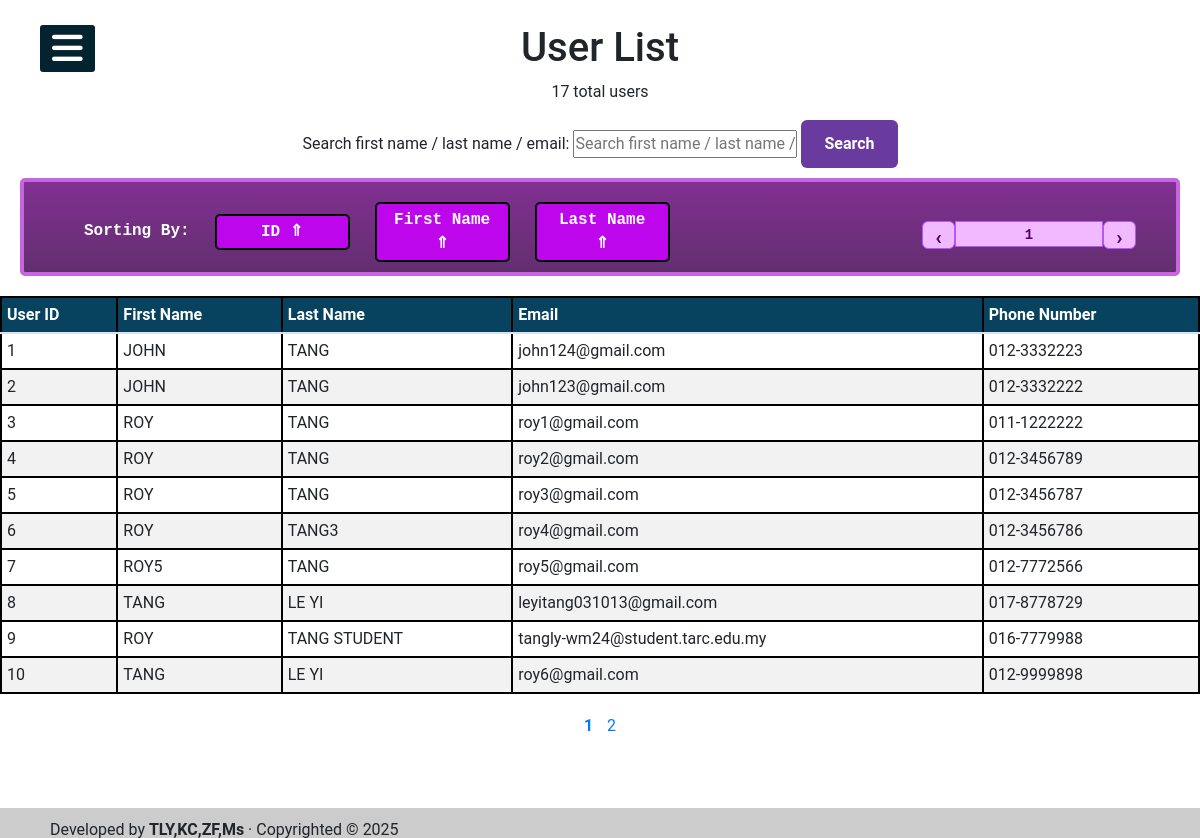
/admin/user_list.php (signed in), run on the app's committed database.
### tables this page shows
CREATE TABLE `user` (
  `userID` int(10) NOT NULL,
  `fname` varchar(100) NOT NULL,
  `lname` varchar(100) NOT NULL,
  `email` varchar(100) NOT NULL,
  `phoneNo` varchar(50) NOT NULL,
  `userPhoto` varchar(100) NOT NULL,
  `password` varchar(255) NOT NULL,
  `reset_code` varchar(6) DEFAULT NULL,
  `reset_expiry` datetime DEFAULT NULL
);

### admin/user_list.php (the view, shortened to what this page needs)
<?php
require '../_base.php';
include 'admin_head.php';
$currentIdSort = $_GET['sort_id'] ?? null;
$currentFNameSort = $_GET['sort_fname'] ?? null;
$currentLNameSort = $_GET['sort_lname'] ?? null;
$nextIdSort = ($currentIdSort === 'asc') ? 'desc' : 'asc';
$nextFNameSort = ($currentFNameSort === 'asc') ? 'desc' : 'asc';
$nextLNameSort = ($currentLNameSort === 'asc') ? 'desc' : 'asc';
if ($currentIdSort !== null) {
    $order = "userID " . ($currentIdSort === 'asc' ? "ASC" : "DESC");
} elseif ($currentFNameSort !== null) {
    $order = "fname " . ($currentFNameSort === 'asc' ? "ASC" : "DESC");
} elseif ($currentLNameSort !== null) {
    $order = "lname " . ($currentLNameSort === 'asc' ? "ASC" : "DESC");
} else {
    $order = "userID ASC";
}
$itemsPerPage = 10;
$page = isset($_GET['page']) && is_numeric($_GET['page']) && $_GET['page'] > 0 ? (int) $_GET['page'] : 1;
$search = trim($_GET['search'] ?? '');
$sqlCount = "SELECT COUNT(*) FROM user WHERE 1";
$stmCount = $_db->prepare($sqlCount);
$stmCount->execute();
$totalUsers = (int)$stmCount->fetchColumn();
$totalPages = ceil($totalUsers / $itemsPerPage);
$offset = ($page - 1) * $itemsPerPage;
$sqlData = "SELECT * FROM user WHERE 1";
$sqlData .= " ORDER BY $order LIMIT :limit OFFSET :offset";
$stm = $_db->prepare($sqlData);
$stm->bindValue(':limit', $itemsPerPage, PDO::PARAM_INT);
$stm->bindValue(':offset', $offset, PDO::PARAM_INT);
$stm->execute();
$users = $stm->fetchAll(PDO::FETCH_ASSOC);
function buildQueryString(array $overrides = []): string {
    $keepKeys = [ 'sort_id', 'sort_fname', 'sort_lname', 'page', 'search' ];
    $parts = [];
    foreach ($keepKeys as $key) {
        if (array_key_exists($key, $overrides)) {
            $val = $overrides[$key];
            if ($val === null) continue;
            if (is_array($val)) {
                foreach ($val as $v) {
                    $parts[] = urlencode($key) . '[]=' . urlencode((string)$v);
                }
            } else {
                $parts[] = urlencode($key) . '=' . urlencode((string)$val);
            }
            continue;
        }
    }
    return $parts ? '?' . implode('&', $parts) : '';
}
?>
<section>
<main>
    <h1 class="text-center">User List</h1>
    <p class="text-center"><?= $totalUsers ?> total users</p>
    <form class="text-center" method="get" role="search">
        <label for="search-input" class="visually-hidden">Search first name / last name / email:</label>
        <input id="search-input" name="search" value="<?= htmlspecialchars($search) ?>" placeholder="Search first name / last name / email" type="text">
        <button type="submit">Search</button>
        <div class="sort_bar">
            <div class="sorting_left">
                <h5>Sorting By: </h5>
                <a href="/admin/user_list.php<?= buildQueryString(['sort_id' => $nextIdSort, 'sort_fname' => null, 'sort_lname' => null, 'page' => 1, 'search' => $search]) ?>" class="sort-btn">
                    ID <?= $currentIdSort === 'asc' ? '⇓' : '⇑' ?>
                </a>
                <a href="/admin/user_list.php<?= buildQueryString(['sort_fname' => $nextFNameSort, 'sort_id' => null, 'sort_lname' => null, 'page' => 1, 'search' => $search]) ?>" class="sort-btn">
                    First Name <?= $currentFNameSort === 'asc' ? '⇓' : '⇑' ?>
                </a>
                <a href="/admin/user_list.php<?= buildQueryString(['sort_lname' => $nextLNameSort, 'sort_id' => null, 'sort_fname' => null, 'page' => 1, 'search' => $search]) ?>" class="sort-btn">
                    Last Name <?= $currentLNameSort === 'asc' ? '⇓' : '⇑' ?>
                </a>
            </div>
            <div class="sorting_right">
                <div class="pagination">
                    <button class="pagination-btn" id="prevBtn" type="button">‹</button>
                    <input type="number" id="pageInput" class="page-input" min="1" value="<?= $page ?>" placeholder="Page">
                    <button class="pagination-btn" id="nextBtn" type="button">›</button>
                </div>
            </div>
        </div>
    </form>
    <table class="table" border="1" cellpadding="5" cellspacing="0" style="margin: 20px auto; border-collapse: collapse;">
        <thead>
            <tr>
                <th>User ID</th>
                <th>First Name</th>
                <th>Last Name</th>
                <th>Email</th>
                <th>Phone Number</th>
            </tr>
        </thead>
        <tbody>
            <?php if (count($users) > 0): ?>
                <?php foreach ($users as $user): ?>
                    <tr>
                        <td><?= htmlspecialchars($user['userID']) ?></td>
                        <td><?= htmlspecialchars($user['fname']) ?></td>
                        <td><?= htmlspecialchars($user['lname']) ?></td>
                        <td><?= htmlspecialchars($user['email']) ?></td>
                        <td><?= htmlspecialchars($user['phoneNo']) ?></td>
                    </tr>
                <?php endforeach; ?>
            <?php else: ?>
                <tr>
                    <td colspan="5" style="text-align:center;">No users found.</td>
                </tr>
            <?php endif; ?>
        </tbody>
    </table>
    <?php if ($totalPages > 1): ?>
        <div style="text-align: center;">
            <?php for ($p = 1; $p <= $totalPages; $p++): ?>
                <?php
                    $queryArray = ['search' => $search, 'page' => $p];
                    $queryString = http_build_query($queryArray);
                ?>
                <a href="?<?= $queryString ?>" style="margin: 0 5px; <?= ($p == $page) ? 'font-weight: bold;' : '' ?>"><?= $p ?></a>
            <?php endfor; ?>
        </div>
    <?php endif; ?>
</main>
</section>
<?php include '../_foot.php'; ?>

### css/admin.css (style rules this page uses)
body { font-family: 'Roboto', sans-serif; }
* { margin: 0; padding: 0; list-style: none; text-decoration: none; }
button { padding: 12px 23px; border: none; background: #693b9f; color: #fff; border-radius: 6px; cursor: pointer; font-weight: 600; transition: 0.2s; }
.sort_bar .sorting_left h5 { color: #fff; font-family: 'Courier New', Courier, monospace; font-size: 16px; font-weight: 600; margin: 0px; padding: 0px; }
.sort_bar .sorting_left .sort-btn { background-color: #be06ec; color: #fff; padding: 4px 14px; width: 135px; font-family: 'Courier New', Courier, monospace; font-size: 16px; font-weight: 600; text-align: center; text-decoration: none; border: #000 solid 2px; border-radius: 5px; cursor: pointer; }
.sort_bar .sorting_right .pagination-btn { width: 33px; height: 28px; padding: 0px 0px 3px 0px; border: 1.6px solid #b357ff; background: #f1b9ff; color: #560065; cursor: pointer; font-size: 20.8px; font-weight: bold; }
.sort_bar .sorting_right .page-input { width: 148px; height: 26px; padding: 2px 0px 0px 0px; border: 1.6px solid #b357ff; background: #f1b9ff; color: #560065; cursor: text; font-family: 'Courier New', Courier, monospace; font-size: 14px; font-weight: 600; text-align: center; }
.sort_bar .sorting_left { display: flex; justify-content: left; align-items: center; gap: 5px 25px; margin-top: 10px; margin-left: 40px; z-index: 1; }
.sort_bar .sorting_right { display: flex; justify-content: right; align-items: center; margin-right: 20px; margin-top: 15px; }
.sort_bar { display: flex; justify-content: space-between; align-items: center; border: 4px solid #c764e0; border-radius: 5px; padding: 10px 20px; margin: 10px 20px; z-index: 5; background: linear-gradient(to bottom, #68077dd5, #440552d5); }
.table { border-collapse: collapse; }
.table th, .table td { border: 2px solid #000000; padding: 5px; }
.table th { color: #fff; background: #07435f; }
.table tr:nth-child(even) td { background: #f2f2f2; }
.table tr:nth-child(odd) td { background: #ffffff; }

### admin/user_list.php (style rules this page uses)
body { margin-bottom: 100px; }

### data on the page
user: userID "1", fname "JOHN", lname "TANG", email "john124@gmail.com", phoneNo "012-3332223"
user: userID "2", fname "JOHN", lname "TANG", email "john123@gmail.com", phoneNo "012-3332222"
user: userID "3", fname "ROY", lname "TANG", email "roy1@gmail.com", phoneNo "011-1222222"
user: userID "4", fname "ROY", lname "TANG", email "roy2@gmail.com", phoneNo "012-3456789"
user: userID "5", fname "ROY", lname "TANG", email "roy3@gmail.com", phoneNo "012-3456787"
user: userID "6", fname "ROY", lname "TANG3", email "roy4@gmail.com", phoneNo "012-3456786"
user: userID "7", fname "ROY5", lname "TANG", email "roy5@gmail.com", phoneNo "012-7772566"
user: userID "8", fname "TANG", lname "LE YI", email "leyitang031013@gmail.com", phoneNo "017-8778729"
user: userID "9", fname "ROY", lname "TANG STUDENT", email "tangly-wm24@student.tarc.edu.my", phoneNo "016-7779988"
user: userID "10", fname "TANG", lname "LE YI", email "roy6@gmail.com", phoneNo "012-9999898"

### other printed values
$totalUsers "17"
